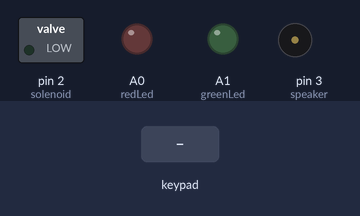
Bench run of a sketch on a simulated Arduino Uno, built with avr-gcc and run on an emulated ATmega328P. Parts: switched loads named in the sketch (green lamp = pin HIGH), output pins drawn as LEDs (lit = HIGH), buzzer (waves = sounding). The inputs (shaded band) are chosen by the test bench. What the sketch prints to the serial monitor is not drawn.

Above: at 1.2 s.
1.3 s: keypad keys 3 2 6 4 5 9 pressed 0.4 s apart
At 5.0 s:
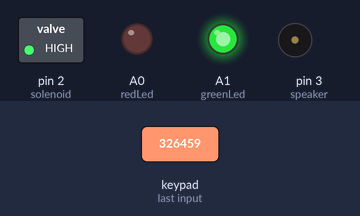
5.2 s: keypad keys 1 3 9 7 2 2 pressed 0.4 s apart
At 9.1 s:
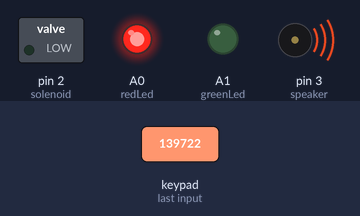
10.6 s: key '*' pressed
At 11.7 s:
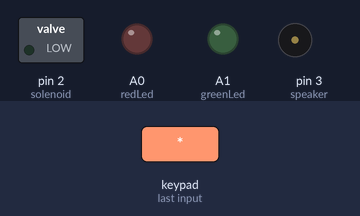
12.2 s: key '#' pressed
At 12.8 s:
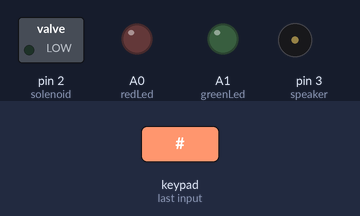
13.8 s: keypad keys 3 2 6 4 5 9 # pressed 0.4 s apart
At 16.0 s:
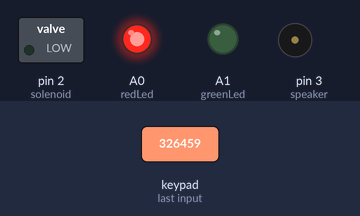
Timing chart, 0 to 18.4 s (numbered marks = the images above; inputs shaded):
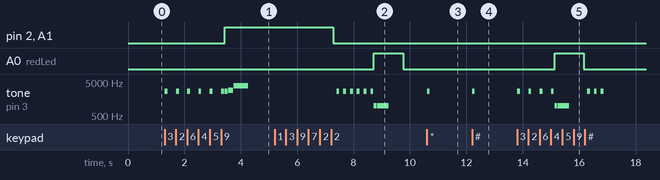

The sketch:

metaPuzzleProgram.ino
```cpp
#include "Adafruit_Keypad.h"

// Hello, welcome to the meta puzzle code, its not too complicated... yet
const int usingSerial = false; //set if testing with serial input

const int redLed = A0;  // "A" means analog pin
const int greenLed = A1;
const int solenoid = 2;
const int speaker = 3; // number means digital pin
String entered = ""; // the password entered so far

const String passcode = "326459"; // the true password  "family"

// Keypad setup (credit to adafruit)
const byte ROWS = 4; // rows
const byte COLS = 3; // columns
//define the symbols on the buttons of the keypads
char keys[ROWS][COLS] = {
  {'1','2','3'},
  {'4','5','6'},
  {'7','8','9'},
  {'*','0','#'}
};
byte rowPins[ROWS] = {7, 6, 5, 4}; //connect to the row pinouts of the keypad
byte colPins[COLS] = {8, 9, 10}; //connect to the column pinouts of the keypad

//initialize an instance of class NewKeypad
Adafruit_Keypad customKeypad = Adafruit_Keypad( makeKeymap(keys), rowPins, colPins, ROWS, COLS);

keypadEvent e;

void setup() {
  pinMode(redLed, OUTPUT);
  pinMode(greenLed, OUTPUT);
  pinMode(speaker, OUTPUT);
  pinMode(solenoid, OUTPUT);
  customKeypad.begin();
  reset();

  Serial.begin(9600);
  Serial.println("Enter letter:");
}

void loop() {
  // serial testing
  if (usingSerial && Serial.available() > 0) {
    char input = Serial.read();
    if (input == '\n' || input == '\r') return;

    entered = entered + input;
    Serial.print("So far you have entered: " + entered + '\n');
    // Serial.println();

    checkEntered();
    if (Serial.available() == 0) {
      Serial.println("Enter letter:");
    }
  } else { // real keypad
    customKeypad.tick();
    char input = '~'; //this character should never show up
    while(customKeypad.available()){
      e = customKeypad.read();
      input = (char)e.bit.KEY;
      if (input != '~') {
        Serial.print(input);
        if(e.bit.EVENT == KEY_JUST_PRESSED) Serial.println(" pressed");
        // else if(e.bit.EVENT == KEY_JUST_RELEASED) Serial.println(" released");
      }
    }
    if (input != '~' && e.bit.EVENT == KEY_JUST_PRESSED) {
      entered = entered + input;
      input = '~';
      playNote(2700, 100);
      Serial.print("So far you have entered: " + entered + '\n');
      checkEntered();
      delay(100);
    }
  }

}

void success() {
  Serial.println("Congratulations, you got the code right!");
  digitalWrite(redLed, LOW);
  digitalWrite(greenLed, HIGH);
  digitalWrite(solenoid, HIGH);
  playNote(2700, 100);
  playNote(2820, 180);
  playNote(3830, 500);

  delay(3000);
  reset();
  Serial.println("Relocked");
}

void fail() {
  Serial.println("Wrong code, try again");
  digitalWrite(redLed, HIGH);
  playNote(1000, 100);
  playNote(1000, 400);
  delay(500);
  reset();
}

void reset() {
  digitalWrite(redLed, LOW);
  digitalWrite(greenLed, LOW);
  digitalWrite(solenoid, LOW);
}

void playNote(int freq, int ms) {
  tone(speaker, freq, ms);
  delay(ms + 20);
}

void clearInput() {
  while (Serial.available() > 0) {
    Serial.read();
  }
}

void checkEntered() {
  if (entered.length() >= passcode.length()) {
    entered.toUpperCase();
  if (entered == passcode) {
    success();
  } else {
    fail();
  }
  entered = "";
    clearInput();
  }
}
```

Measured:
- after the input at 1.3 s, pin 2 (solenoid), A1 (greenLed): LOW → HIGH after 2.1 s; tone on pin 3 (speaker): plays 2700 Hz for 0.10 s, 2700 Hz for 0.10 s, 2700 Hz for 0.10 s, 2700 Hz for 0.10 s, 2700 Hz for 0.10 s, 2700 Hz for 0.10 s … (9 notes in this stretch), starting at once
- after the input at 5.2 s, A0 (redLed): LOW → HIGH after 3.5 s, → LOW 1.0 s later; tone on pin 3 (speaker): plays 2700 Hz for 0.10 s, 2700 Hz for 0.10 s, 2700 Hz for 0.10 s, 2700 Hz for 0.10 s, 2700 Hz for 0.10 s, 2700 Hz for 0.10 s … (8 notes in this stretch), starting after 2.2 s
- after the input at 10.6 s, tone on pin 3 (speaker): silent → 2700 Hz at once, → silent 0.10 s later
- after the input at 12.2 s, tone on pin 3 (speaker): silent → 2700 Hz at once, → silent 0.10 s later
- after the input at 13.8 s, A0 (redLed): LOW → HIGH after 1.3 s, → LOW 1.0 s later; tone on pin 3 (speaker): plays 2700 Hz for 0.10 s, 2700 Hz for 0.10 s, 2700 Hz for 0.10 s, 2700 Hz for 0.10 s, 1000 Hz for 0.10 s, 1000 Hz for 0.40 s … (9 notes in this stretch), starting at once
